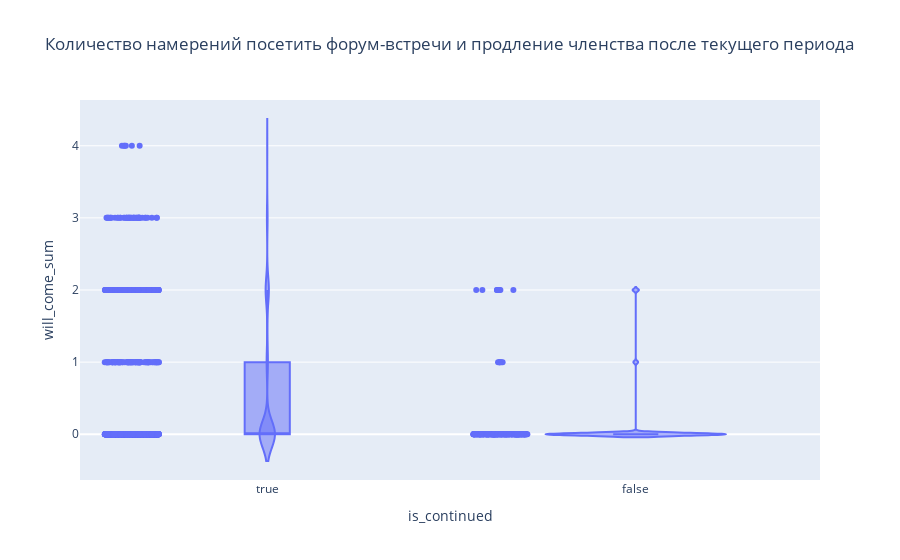

Notebook code cell kept with this figure:
### Markdown cell above
В целом по датасету, у тех, кто продлит членство после периода:
* срединное значение посещений -- 6
* верхняя граница 3/4 значений -- 9
* нижняя граница 3/4 значений -- 1
* концентрация наибольших вероятностей -- возле 9 и 0

У тех, кто продлит членство после периода:
* срединное значение посещений -- 0
* верхняя граница 3/4 значений -- 1
* концентрация наибольших вероятностей -- возле 0

### Code cell
# Количество выразивших намерение посещения встреч теми, кто продлят членство (True) и теми, кто не продлит (False)
px.violin(members_plus_fmeets_by_mper_id, x='is_continued', y='will_come_sum', box=True, points='all', title='Количество намерений посетить форум-встречи и продление членства после текущего периода')

### Figure 1 — Plotly figure (JSON) as saved in the notebook; plotly's stock layout.template omitted (floating-point values rounded to 4 significant figures; data arrays with more than 128 entries replaced by an {"elided": "..."} marker saying what was removed)
{"data": [{"alignmentgroup": "True", "box": {"visible": true}, "hovertemplate": "is_continued=%{x}<br>will_come_sum=%{y}<extra></extra>", "legendgroup": "", "marker": {"color": "#636efa"}, "name": "", "offsetgroup": "", "orientation": "v", "points": "all", "scalegroup": "True", "showlegend": false, "type": "violin", "x": {"elided": "1604 bool values"}, "x0": " ", "xaxis": "x", "y": {"elided": "1604 int values"}, "y0": " ", "yaxis": "y"}], "layout": {"legend": {"tracegroupgap": 0}, "title": {"text": "Количество намерений посетить форум-встречи и продление членства после текущего периода"}, "violinmode": "group", "xaxis": {"anchor": "y", "domain": [0, 1], "title": {"text": "is_continued"}}, "yaxis": {"anchor": "x", "domain": [0, 1], "title": {"text": "will_come_sum"}}}}
